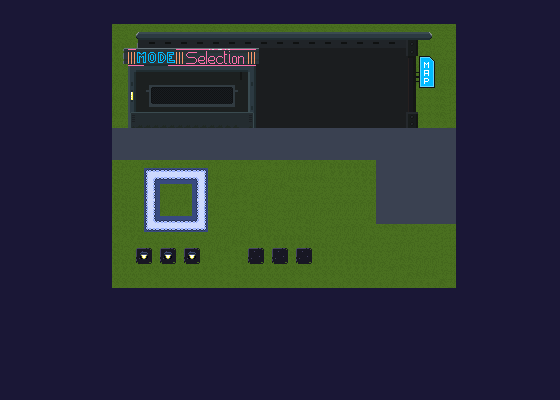

Below is a game level as drawn by its tile map, then a one-line description and the .tmx that defines it (tile-layer data replaced by summaries):
An orthogonal 70x50 tile map with 8x8 px tiles, 5 tile layers (Floor, Floor Overlay, Floor Overlay 2, Foreground, ...), 3 tilesets and 37 objects (15x event_emitter, 9x light_source, 4x collision, 4x player_spawn, 2x monitor, ...).

<map version="1.2" tiledversion="1.2.2" orientation="orthogonal" renderorder="right-down" width="70" height="50" tilewidth="8" tileheight="8" infinite="0" nextlayerid="17" nextobjectid="109">
 <tileset firstgid="1" source="tileset_winter.tsx" />
 <tileset firstgid="1025" source="props_tileset.tsx" />
 <tileset firstgid="1281" name="hub" tilewidth="8" tileheight="8" tilecount="1024" columns="32">
  <image source="hub_tileset.png" width="256" height="256" />
 </tileset>
 <layer id="12" name="Floor" width="70" height="50">
  <data>[3500 cells, 1274 non-empty, 22 distinct tile ids]</data>
 </layer>
 <layer id="13" name="Floor Overlay" width="70" height="50">
  <data>[3500 cells, 455 non-empty, 35 distinct tile ids]</data>
 </layer>
 <layer id="14" name="Floor Overlay 2" width="70" height="50">
  <data>[3500 cells, 221 non-empty, 114 distinct tile ids]</data>
 </layer>
 <layer id="15" name="Foreground" width="70" height="50">
  <data>[3500 cells, 2114 non-empty, 34 distinct tile ids]</data>
 </layer>
 <layer id="16" name="Foreground 2" width="70" height="50">
  <data>[3500 cells, 54 non-empty, 41 distinct tile ids]</data>
 </layer>
 <objectgroup id="6" name="Objects" offsetx="-0.25" offsety="-0.25">
  <object id="8" name="collision" x="80.25" y="80.25" width="400" height="39.1134" visible="0" />
  <object id="10" name="collision" x="80.25" y="80.25" width="31.75" height="240" visible="0" />
  <object id="11" name="collision" x="80.25" y="304.25" width="400" height="15.75" visible="0" />
  <object id="12" name="collision" x="448" y="80.25" width="32.25" height="240" visible="0" />
  <object id="46" name="event_emitter" x="136" y="248" width="16" height="16">
   <properties>
    <property name="key" value="i1" />
    <property name="type" value="interact" />
   </properties>
  </object>
  <object id="47" name="player_spawn" x="272" y="168" width="16" height="16" />
  <object id="51" name="light_source" x="248" y="264" width="16.25" height="16.25">
   <properties>
    <property name="color" type="color" value="#ffff0000" />
    <property name="toggle_key" value="c1" />
   </properties>
   <ellipse />
  </object>
  <object id="62" name="light_source" x="272" y="264" width="16.25" height="16.25">
   <properties>
    <property name="color" type="color" value="#ff00ff00" />
    <property name="toggle_key" value="c2" />
   </properties>
   <ellipse />
  </object>
  <object id="64" name="light_source" x="296" y="264" width="16.25" height="16.25">
   <properties>
    <property name="color" type="color" value="#ff0000ff" />
    <property name="toggle_key" value="c3" />
   </properties>
   <ellipse />
  </object>
  <object id="66" name="light_source" x="160" y="264" width="16.25" height="16.25">
   <properties>
    <property name="color" type="color" value="#ff00ff00" />
    <property name="toggle_key" value="i2" />
   </properties>
   <ellipse />
  </object>
  <object id="67" name="light_source" x="184" y="264" width="16.25" height="16.25">
   <properties>
    <property name="color" type="color" value="#ff0000ff" />
    <property name="toggle_key" value="i3" />
   </properties>
   <ellipse />
  </object>
  <object id="68" name="light_source" x="136" y="264" width="16.25" height="16.25">
   <properties>
    <property name="color" type="color" value="#ffff0000" />
    <property name="toggle_key" value="i1" />
   </properties>
   <ellipse />
  </object>
  <object id="69" name="event_emitter" x="160" y="248" width="16" height="16">
   <properties>
    <property name="key" value="i2" />
    <property name="type" value="interact" />
   </properties>
  </object>
  <object id="70" name="event_emitter" x="184" y="248" width="16" height="16">
   <properties>
    <property name="key" value="i3" />
    <property name="type" value="interact" />
   </properties>
  </object>
  <object id="78" name="player_spawn" x="296" y="192" width="16" height="16" />
  <object id="79" name="player_spawn" x="248" y="192" width="16" height="16" />
  <object id="80" name="player_spawn" x="272" y="216" width="16" height="16" />
  <object id="81" name="monitor" x="152" y="88" width="80" height="16">
   <properties>
    <property name="set_key" value="mode_display" />
    <property name="text" value="TEST" />
   </properties>
  </object>
  <object id="82" name="event_emitter" x="360" y="248" width="11.6673" height="11.3137" rotation="45">
   <properties>
    <property name="interval_max" type="int" value="2" />
    <property name="interval_min" type="int" value="1" />
    <property name="key" value="t1" />
    <property name="repeat" type="int" value="-1" />
    <property name="type" value="timed" />
   </properties>
  </object>
  <object id="83" name="light_source" x="352" y="264" width="16.25" height="16.25">
   <properties>
    <property name="color" type="color" value="#ffff0000" />
    <property name="toggle_key" value="t1" />
   </properties>
   <ellipse />
  </object>
  <object id="84" name="light_source" x="376" y="264" width="16.25" height="16.25">
   <properties>
    <property name="color" type="color" value="#ff00ff00" />
    <property name="toggle_key" value="t2" />
   </properties>
   <ellipse />
  </object>
  <object id="85" name="light_source" x="400" y="264" width="16.25" height="16.25">
   <properties>
    <property name="color" type="color" value="#ff0000ff" />
    <property name="toggle_key" value="t3" />
   </properties>
   <ellipse />
  </object>
  <object id="86" name="event_emitter" x="384" y="248" width="11.6673" height="11.3137" rotation="45">
   <properties>
    <property name="interval_max" type="float" value="2" />
    <property name="interval_min" type="float" value="0.2" />
    <property name="key" value="t2" />
    <property name="repeat" type="int" value="-1" />
    <property name="type" value="timed" />
   </properties>
  </object>
  <object id="87" name="event_emitter" x="408" y="248" width="11.6673" height="11.3137" rotation="45">
   <properties>
    <property name="interval_max" type="float" value="2" />
    <property name="interval_min" type="float" value="5" />
    <property name="key" value="t3" />
    <property name="repeat" type="int" value="-1" />
    <property name="type" value="timed" />
   </properties>
  </object>
  <object id="88" name="event_emitter" x="184" y="112" width="16" height="16">
   <properties>
    <property name="global" type="bool" value="true" />
    <property name="key" value="mode" />
    <property name="type" value="interact" />
   </properties>
  </object>
  <object id="90" name="event_emitter" x="152" y="176" width="48.25" height="48.25">
   <properties>
    <property name="global" type="bool" value="true" />
    <property name="key" value="ready" />
    <property name="physics_layer" type="int" value="9" />
    <property name="type" value="collision" />
   </properties>
  </object>
  <object id="92" name="event_emitter" x="248" y="248" width="16" height="16">
   <properties>
    <property name="key" value="c1" />
    <property name="physics_layer" type="int" value="9" />
    <property name="type" value="collision" />
   </properties>
  </object>
  <object id="93" name="event_emitter" x="272" y="248" width="16" height="16">
   <properties>
    <property name="key" value="c2" />
    <property name="physics_layer" type="int" value="9" />
    <property name="type" value="collision" />
   </properties>
  </object>
  <object id="94" name="event_emitter" x="296" y="248" width="16" height="16">
   <properties>
    <property name="key" value="c3" />
    <property name="physics_layer" type="int" value="9" />
    <property name="type" value="collision" />
   </properties>
  </object>
  </objectgroup>
</map>
<!-- 8 of 37 objects omitted -->
